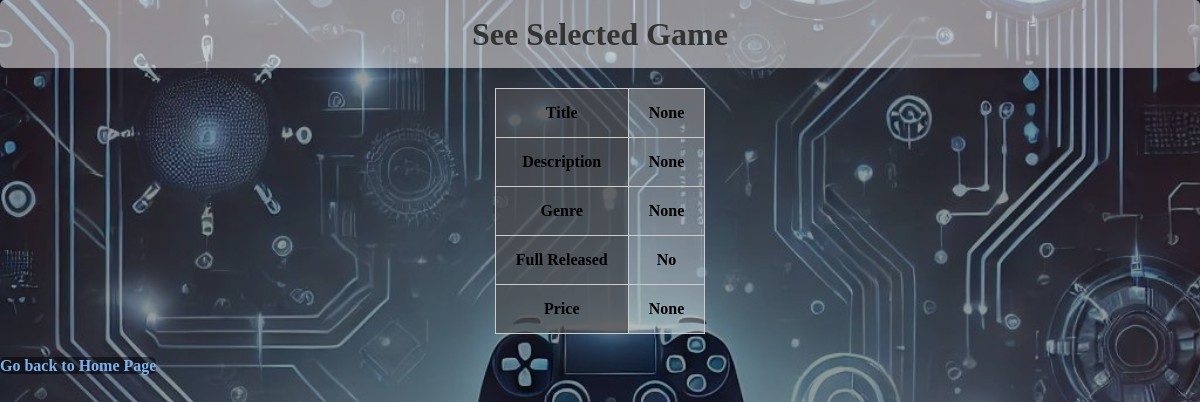
The page /seeSelectedGame/9 on the database as committed earlier.
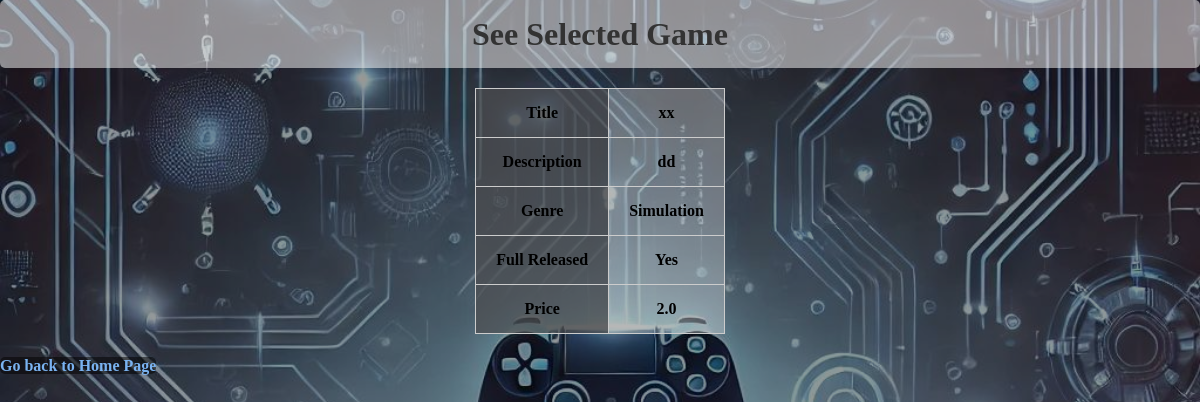
The same page on the database as committed later.
### tables this page shows
CREATE TABLE Game(
        gameID INTEGER PRIMARY KEY AUTOINCREMENT,
        title TEXT NOT NULL,
        price DOUBLE,
        description TEXT,
        isFullReleased BOOLEAN,
        publishedBy TEXT,
        FOREIGN KEY (publishedBy) REFERENCES User(username)
    );

### Main.py (the view)
@app.route("/seeSelectedGame/<int:gameID>")
def seeSelectedGame(gameID):
    conn = sqlite3.connect("PlatformDB.db")
    c = conn.cursor()
    c.execute("""
        SELECT
            g.title,
            g.description,
            group_concat(ge.name) AS genres,
            g.isFullReleased,
            g.price
        FROM Game g
        JOIN GameGenre gg ON g.gameID = gg.gameID
        JOIN Genre ge ON gg.genreID = ge.genreID
        WHERE g.gameID = ?
    """, (gameID,))
    game = c.fetchone()
    conn.close()
    if game:
        return render_template("seeSelectedGame.html",
                               game=game)
    else:
        return "Game not found", 404

### templates/seeSelectedGame.html (shortened to what this page needs)
<!DOCTYPE html>
<html lang="en">
<head>
    <link rel="stylesheet" href="{{ url_for('static', filename='style.css') }}">
</head>
<body>
<h1>See Selected Game</h1>
<table border="1">
    <tr>
        <th>Title</th>
        <td>{{ game[0] }}</td>
    </tr>
    <tr>
        <th>Description</th>
        <td>{{ game[1] }}</td>
    </tr>
    <tr>
        <th>Genre</th>
        <td>{{ game[2] }}</td>
    </tr>
    <tr>
        <th>Full Released</th>
        <td>{{ 'Yes' if game[3] else 'No' }}</td>
    </tr>
    <tr>
        <th>Price</th>
        <td>{{ game[4] }}</td>
    </tr>
</table>
<p><a href="{{ url_for('homePage') }}">Go back to Home Page</a></p>
</body>
</html>

### static/style.css (style rules this page uses)
* { margin: 0; padding: 0; box-sizing: border-box; }
body, h1, h2, h3, p, form, table, input, button { font-family: "Cascadia Code", serif; line-height: 1.5; font-weight: bold; }
body { color: #000; background: linear-gradient(rgba(0, 0, 0, 0.4), rgba(0, 0, 0, 0.4)), url('/static/website_background.jpg') no-repeat center center fixed; background-size: cover; }
h1, h2 { background-color: rgba(255, 255, 255, 0.5); margin-bottom: 20px; text-align: center; padding: 10px 0; border-radius: 5px; color: #333; }
h1 { font-size: 2em; }
a { color: #7ab3f1; background-color: rgba(2, 0, 0, 0.5); border-radius: 5px; font-weight: bold; text-decoration: none; transition: color 0.2s ease; }
table { margin: 20px auto; border-collapse: collapse; width: auto; }
table th, table td { padding: 12px 20px; color: #000; background-color: rgba(255, 255, 255, 0.3); border: 1px solid #ccc; text-align: center; }
table th { background-color: rgba(78, 78, 80, 0.7); font-weight: bold; }
table tr { animation: fadeIn 0.5s ease forwards; opacity: 0; }

Rows that differ between the two databases and show on the page:
added Game: isFullReleased "Yes"
Other text that changed with them:
{{ game[0] }}: "None" → "xx"
{{ game[1] }}: "None" → "dd"
{{ game[2] }}: "None" → "Simulation"
{{ game[4] }}: "None" → "2.0"
{{ 'Yes' if game[3] else 'No' }}: "No" → (not shown)
